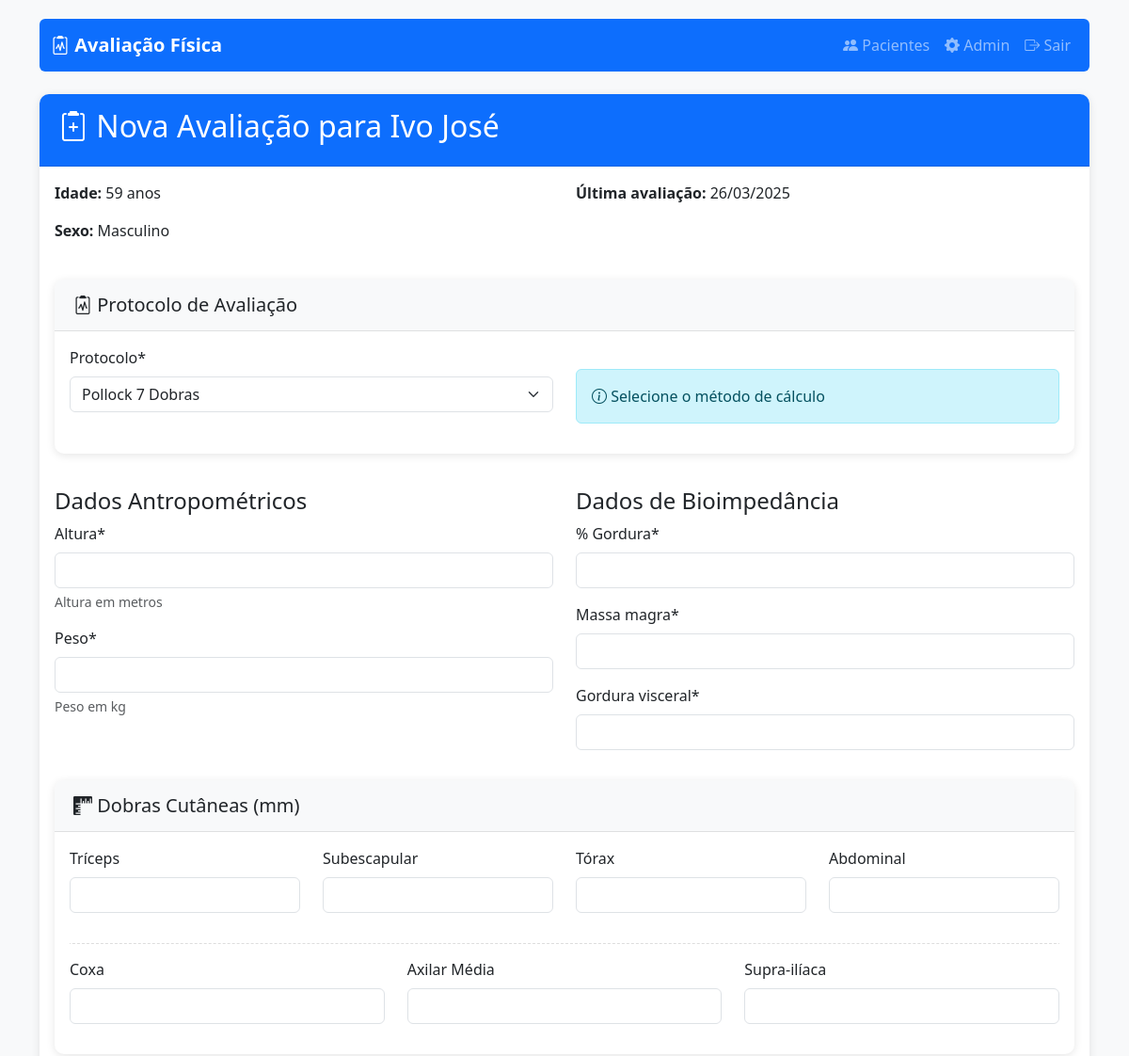
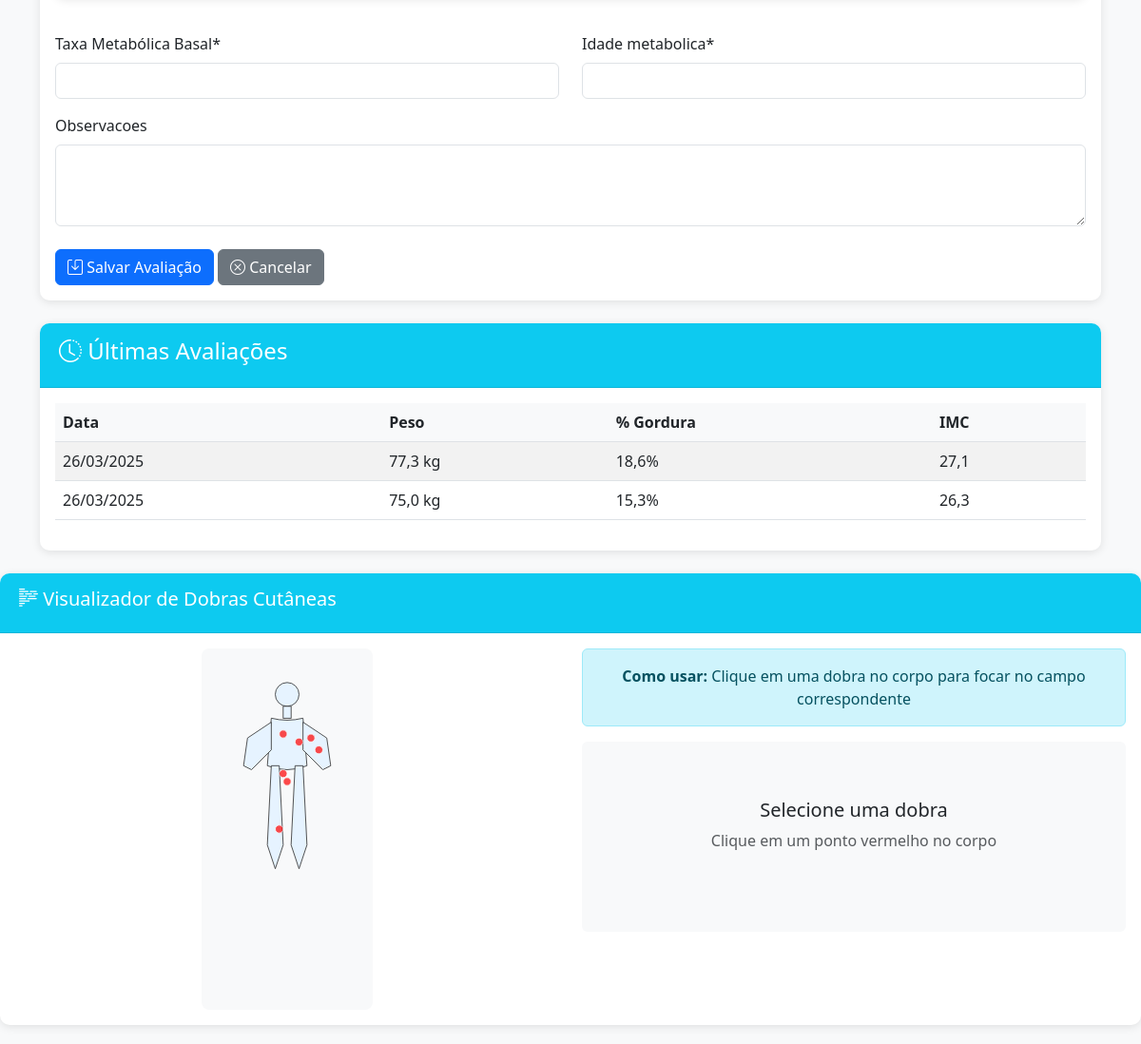
/pacientes/4/avaliacao/nova/ (signed in), run on the app's committed database (2 pictures, top to bottom).
### avaliacao/models.py (models this page shows, shortened)
class Paciente(models.Model):
    SEXO_CHOICES = [('M', 'Masculino'), ('F', 'Feminino')]
    nome = models.CharField(max_length=100)
    sexo = models.CharField(max_length=1, choices=SEXO_CHOICES)
    data_nascimento = models.DateField()
    telefone = models.CharField(max_length=15, blank=True)
    email = models.EmailField(blank=True)
    observacoes = models.TextField(blank=True)
    @property
    def idade(self):
        hoje = date.today()
        return hoje.year - self.data_nascimento.year - (
            (hoje.month, hoje.day) < (self.data_nascimento.month, self.data_nascimento.day)
        )

class Avaliacao(models.Model):
    PROTOCOLOS = [
        ('POLLOCK_7', 'Pollock 7 Dobras'),
        ('FALKNER_4', 'Falkner 4 Dobras'),
    ]
    protocolo = models.CharField(
        max_length=10,
        choices=PROTOCOLOS,
        default='POLLOCK_7'
    )
    paciente = models.ForeignKey(Paciente, on_delete=models.CASCADE, related_name='avaliacoes')
    data_avaliacao = models.DateTimeField(auto_now_add=True)
    altura = models.FloatField(help_text="Altura em metros")
    peso = models.FloatField(help_text="Peso em kg")
    percentual_gordura = models.FloatField(verbose_name="% Gordura")
    massa_magra = models.FloatField()
    gordura_visceral = models.IntegerField()
    tmb = models.IntegerField(verbose_name="Taxa Metabólica Basal")
    idade_metabolica = models.IntegerField()
    observacoes = models.TextField(blank=True)
    torax = models.FloatField('Tórax', null=True, blank=True)
    triceps = models.FloatField('Tríceps', null=True, blank=True)
    abdominal = models.FloatField('Abdominal', null=True, blank=True)
    coxa = models.FloatField('Coxa', null=True, blank=True)
    axilar_media = models.FloatField('Axilar Média', null=True, blank=True)
    subescapular = models.FloatField('Subescapular', null=True, blank=True)
    suprailiaca = models.FloatField('Supra-ilíaca', null=True, blank=True)
    class Meta:
        ordering = ['-data_avaliacao']
    @property
    def imc(self):
        return self.peso / (self.altura ** 2)

### avaliacao/views.py (the view)
# urls.py: path('pacientes/<int:paciente_id>/avaliacao/nova/', views.nova_avaliacao, name='nova_avaliacao'),
@login_required
def nova_avaliacao(request, paciente_id):
    paciente = get_object_or_404(Paciente, pk=paciente_id)
    if request.method == 'POST':
        form = AvaliacaoForm(request.POST)
        if form.is_valid():
            avaliacao = form.save(commit=False)
            avaliacao.paciente = paciente
            if avaliacao.protocolo and any([
                avaliacao.triceps, avaliacao.subescapular,
                avaliacao.torax, avaliacao.abdominal,
                avaliacao.coxa, avaliacao.axilar_media,
                avaliacao.suprailiaca
            ]):
                soma_dobras = sum([
                    avaliacao.triceps or 0,
                    avaliacao.subescapular or 0,
                    avaliacao.torax or 0,
                    avaliacao.abdominal or 0,
                    avaliacao.coxa or 0,
                    avaliacao.axilar_media or 0,
                    avaliacao.suprailiaca or 0
                ])
                percentual, _ = calcular_gordura(
                soma_dobras if avaliacao.protocolo == 'POLLOCK_7' else (avaliacao.triceps + avaliacao.subescapular + avaliacao.torax + avaliacao.abdominal),
                paciente.idade,
                paciente.sexo,
                avaliacao.protocolo
                )
                avaliacao.percentual_gordura = percentual
            avaliacao.save()
            return redirect('avaliacao:historico_avaliacoes', paciente_id=paciente.id)
    else:
        form = AvaliacaoForm()
    return render(request, 'avaliacao/form_avaliacao.html', {
        'form': form,
        'paciente': paciente,
        'avaliacoes_anteriores': Avaliacao.objects.filter(paciente=paciente).order_by('-data_avaliacao')[:3],
        'titulo': f'Nova Avaliação - {paciente.nome}'
    })

### avaliacao/templates/avaliacao/form_avaliacao.html (shortened to what this page needs)
{% extends 'avaliacao/base.html' %}
{% load crispy_forms_tags %}
{% block content %}
<div class="card mb-4">
    <div class="card-header bg-primary text-white">
        <h2>
            <i class="bi bi-clipboard2-plus"></i>
            Nova Avaliação para {{ paciente.nome }}
        </h2>
    </div>
    <div class="card-body">
        <div class="row mb-4">
            <div class="col-md-6">
                <p><strong>Idade:</strong> {{ paciente.idade }} anos</p>
                <p><strong>Sexo:</strong> {{ paciente.get_sexo_display }}</p>
            </div>
            <div class="col-md-6">
                <p><strong>Última avaliação:</strong>
                   {% if avaliacoes_anteriores %}
                       {{ avaliacoes_anteriores.0.data_avaliacao|date:"d/m/Y" }}
                   {% else %}
                       Nenhuma avaliação anterior
                   {% endif %}
                </p>
            </div>
        </div>
        <form method="post">
            <div class="row mb-3">
                <div class="col-md-12">
                    <div class="card">
                        <div class="card-header bg-light">
                            <h5 class="mb-0">
                                <i class="bi bi-clipboard2-pulse"></i> Protocolo de Avaliação
                            </h5>
                        </div>
                        <div class="card-body">
                            <div class="row">
                                <div class="col-md-6">
                                    {{ form.protocolo|as_crispy_field }}
                                </div>
                                <div class="col-md-6">
                                    <div class="alert alert-info mt-md-4">
                                        <i class="bi bi-info-circle"></i> Selecione o método de cálculo
                                    </div>
                                </div>
                            </div>
                        </div>
                    </div>
                </div>
            </div>
            <div class="row">
                <div class="col-md-6">
                    <h4>Dados Antropométricos</h4>
                    {{ form.altura|as_crispy_field }}
                    {{ form.peso|as_crispy_field }}
                </div>
                <div class="col-md-6">
                    <h4>Dados de Bioimpedância</h4>
                    {{ form.percentual_gordura|as_crispy_field }}
                    {{ form.massa_magra|as_crispy_field }}
                    {{ form.gordura_visceral|as_crispy_field }}
                </div>
            </div>
            <div class="row mt-3">
                <div class="col-md-12">
                    <div class="card">
                        <div class="card-header bg-light">
                            <h5 class="mb-0">
                                <i class="bi bi-rulers"></i> Dobras Cutâneas (mm)
                            </h5>
                        </div>
                        <div class="card-body">
                            <div class="row">
                                <div class="col-md-3">
                                    {{ form.triceps|as_crispy_field }}
                                </div>
                                <div class="col-md-3">
                                    {{ form.subescapular|as_crispy_field }}
                                </div>
                                <div class="col-md-3">
                                    {{ form.torax|as_crispy_field }}
                                </div>
                                <div class="col-md-3">
                                    {{ form.abdominal|as_crispy_field }}
                                </div>
                            </div>
                            <div id="pollock-extra-fields" style="display: none;">
                                <div class="row mt-3">
                                    <div class="col-md-4">
                                        {{ form.coxa|as_crispy_field }}
                                    </div>
                                    <div class="col-md-4">
                                        {{ form.axilar_media|as_crispy_field }}
                                    </div>
                                    <div class="col-md-4">
                                        {{ form.suprailiaca|as_crispy_field }}
                                    </div>
                                </div>
                            </div>
                        </div>
                    </div>
                </div>
            </div>
            <div class="row mt-3">
                <div class="col-md-6">
                    {{ form.tmb|as_crispy_field }}
                </div>
                <div class="col-md-6">
                    {{ form.idade_metabolica|as_crispy_field }}
                </div>
            </div>
            {{ form.observacoes|as_crispy_field }}
            <div class="mt-4">
                <button type="submit" class="btn btn-primary">
                    <i class="bi bi-save"></i> Salvar Avaliação
                </button>
                <a href="{% url 'avaliacao:lista_pacientes' %}" class="btn btn-secondary">
                    <i class="bi bi-x-circle"></i> Cancelar
                </a>
            </div>
        </form>
    </div>
</div>
{% if avaliacoes_anteriores %}
<div class="card">
    <div class="card-header bg-info text-white">
        <h4><i class="bi bi-clock-history"></i> Últimas Avaliações</h4>
    </div>
    <div class="card-body">
        <div class="table-responsive">
            <table class="table table-striped">
                <thead>
                    <tr>
                        <th>Data</th>
                        <th>Peso</th>
                        <th>% Gordura</th>
                        <th>IMC</th>
                    </tr>
                </thead>
                <tbody>
                    {% for av in avaliacoes_anteriores %}
                    <tr>
                        <td>{{ av.data_avaliacao|date:"d/m/Y" }}</td>
                        <td>{{ av.peso }} kg</td>
                        <td>{{ av.percentual_gordura }}%</td>
                        <td>{{ av.imc|floatformat:1 }}</td>
                    </tr>
                    {% endfor %}
                </tbody>
            </table>
        </div>
    </div>
</div>
{% endif %}
{% endblock %}
{% block extra_js %}
<div class="card mt-4">
    <div class="card-header bg-info text-white">
        <h5><i class="bi bi-body-text"></i> Visualizador de Dobras Cutâneas</h5>
    </div>
    <div class="card-body text-center">
        <div class="row">
            <div class="col-md-6">
                <svg id="body-male" width="180" height="400" viewBox="0 0 180 400"
                     style="display: {% if paciente.sexo == 'M' %}block{% else %}none{% endif %};">
                    <circle cx="90" cy="30" r="15" fill="#e6f3ff" stroke="#333"/>
                    <rect x="85" y="45" width="10" height="15" fill="#e6f3ff" stroke="#333"/>
                    <path d="M70,60 Q90,65 110,60 L115,120 Q90,130 65,120 Z" fill="#e6f3ff" stroke="#333"/>
                    <path d="M110,65 L140,85 L145,120 L135,125 L110,100 Z" fill="#e6f3ff" stroke="#333"/>
                    <path d="M70,65 L40,85 L35,120 L45,125 L70,100 Z" fill="#e6f3ff" stroke="#333"/>
                    <path d="M80,120 L85,220 L75,250 L65,220 L70,120 Z" fill="#e6f3ff" stroke="#333"/>
                    <path d="M100,120 L95,220 L105,250 L115,220 L110,120 Z" fill="#e6f3ff" stroke="#333"/>
                    <circle id="male-triceps" cx="130" cy="100" r="5" fill="red" opacity="0.7" data-dobra="triceps" style="cursor:pointer"/>
                    <circle id="male-subescapular" cx="85" cy="80" r="5" fill="red" opacity="0.7" data-dobra="subescapular" style="cursor:pointer"/>
                    <circle id="male-torax" cx="105" cy="90" r="5" fill="red" opacity="0.7" data-dobra="torax" style="cursor:pointer"/>
                    <circle id="male-abdominal" cx="90" cy="140" r="5" fill="red" opacity="0.7" data-dobra="abdominal" style="cursor:pointer"/>
                    <circle id="male-coxa" cx="80" cy="200" r="5" fill="red" opacity="0.7" data-dobra="coxa" style="cursor:pointer"/>
                    <circle id="male-axilar" cx="120" cy="85" r="5" fill="red" opacity="0.7" data-dobra="axilar_media" style="cursor:pointer"/>
                    <circle id="male-suprailiaca" cx="85" cy="130" r="5" fill="red" opacity="0.7" data-dobra="suprailiaca" style="cursor:pointer"/>
                </svg>
            </div>
            <div class="col-md-6">
                <div class="alert alert-info">
                    <strong>Como usar:</strong> Clique em uma dobra no corpo para focar no campo correspondente
                </div>
                <div id="dobra-info" class="mt-3 p-3 bg-light rounded">
                    <h5 id="dobra-nome" class="text-center">Selecione uma dobra</h5>
                    <p id="dobra-descricao" class="text-muted text-center">Clique em um ponto vermelho no corpo</p>
                </div>
            </div>
        </div>
    </div>
</div>
{% endblock %}

### avaliacao/templates/avaliacao/base.html (style rules this page uses)
body { background-color: #f8f9fa; padding-top: 20px; }
.card { border-radius: 10px; box-shadow: 0 4px 6px rgba(0, 0, 0, 0.1); margin-bottom: 20px; border: none; }
.card-header { border-radius: 10px 10px 0 0 !important; padding: 15px 20px; }
svg { pointer-events: bounding-box; }
#pollock-extra-fields { transition: all 0.3s ease; overflow: hidden; }
#pollock-extra-fields .row { margin-top: 15px; padding-top: 15px; border-top: 1px dashed #ddd; }

### avaliacao/templates/avaliacao/form_avaliacao.html (style rules this page uses)
.card { margin-bottom: 20px; box-shadow: 0 2px 10px rgba(0,0,0,0.1); border: none; border-radius: 10px; }
.card-header { padding: 15px 20px; border-bottom: 1px solid rgba(0,0,0,0.1); }
.card-header.bg-light { background-color: #f8f9fa !important; }
.table th { background-color: #f8f9fa; font-weight: 600; }
#pollock-extra-fields { transition: all 0.3s ease; }
svg { max-height: 380px; margin: 0 auto; display: block; background-color: #f8f9fa; border-radius: 8px; padding: 15px; pointer-events: bounding-box; }
#dobra-info { min-height: 200px; display: flex; flex-direction: column; justify-content: center; background-color: #f8f9fa; border-radius: 8px; padding: 15px; }

### data on the page
Paciente: nome "Ivo José", idade "59", sexo "Masculino"
Avaliacao: data_avaliacao "26/03/2025", peso "77,3", percentual_gordura "18,6", imc "27,1"
Avaliacao: data_avaliacao "26/03/2025", peso "75,0", percentual_gordura "15,3", imc "26,3"
